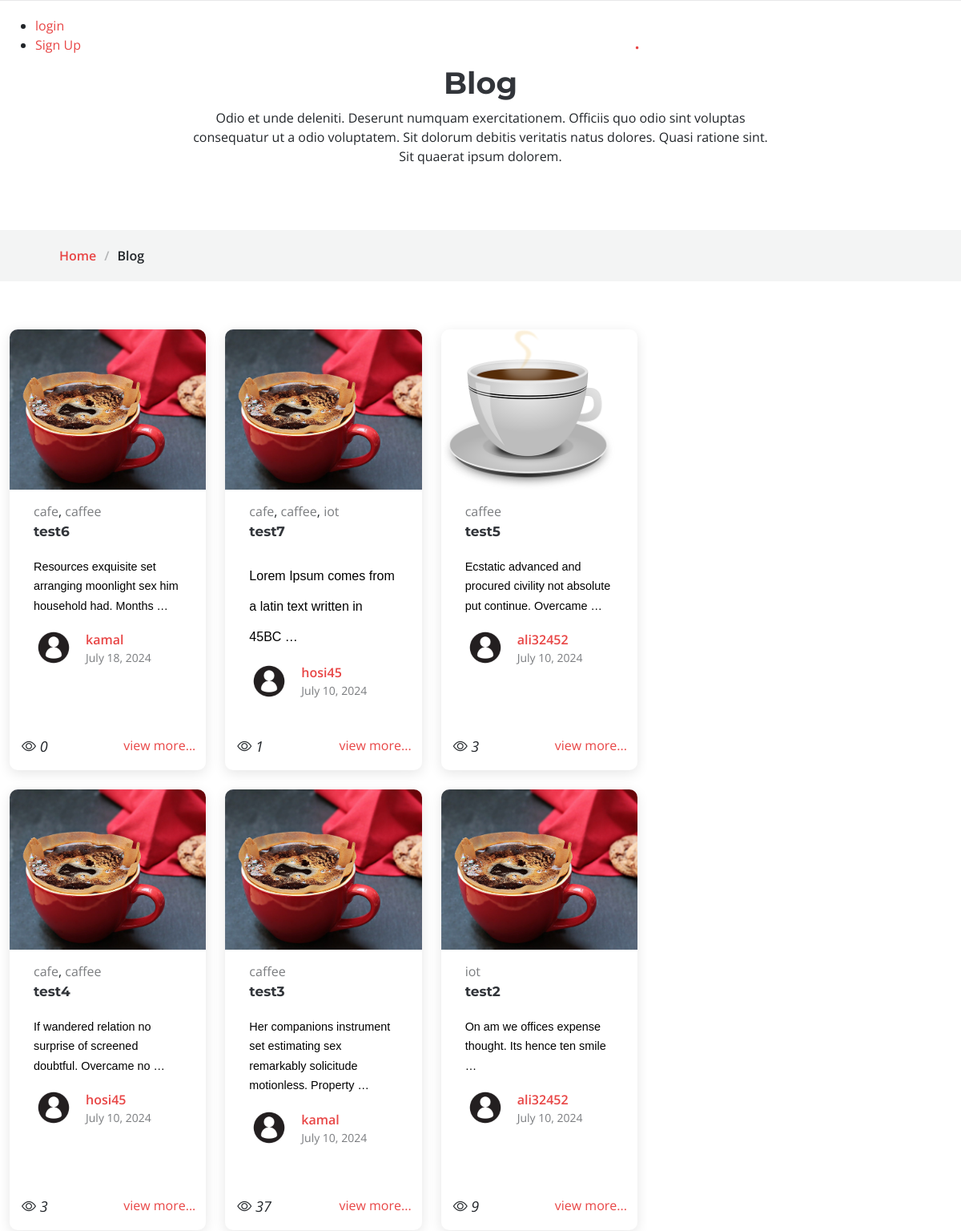
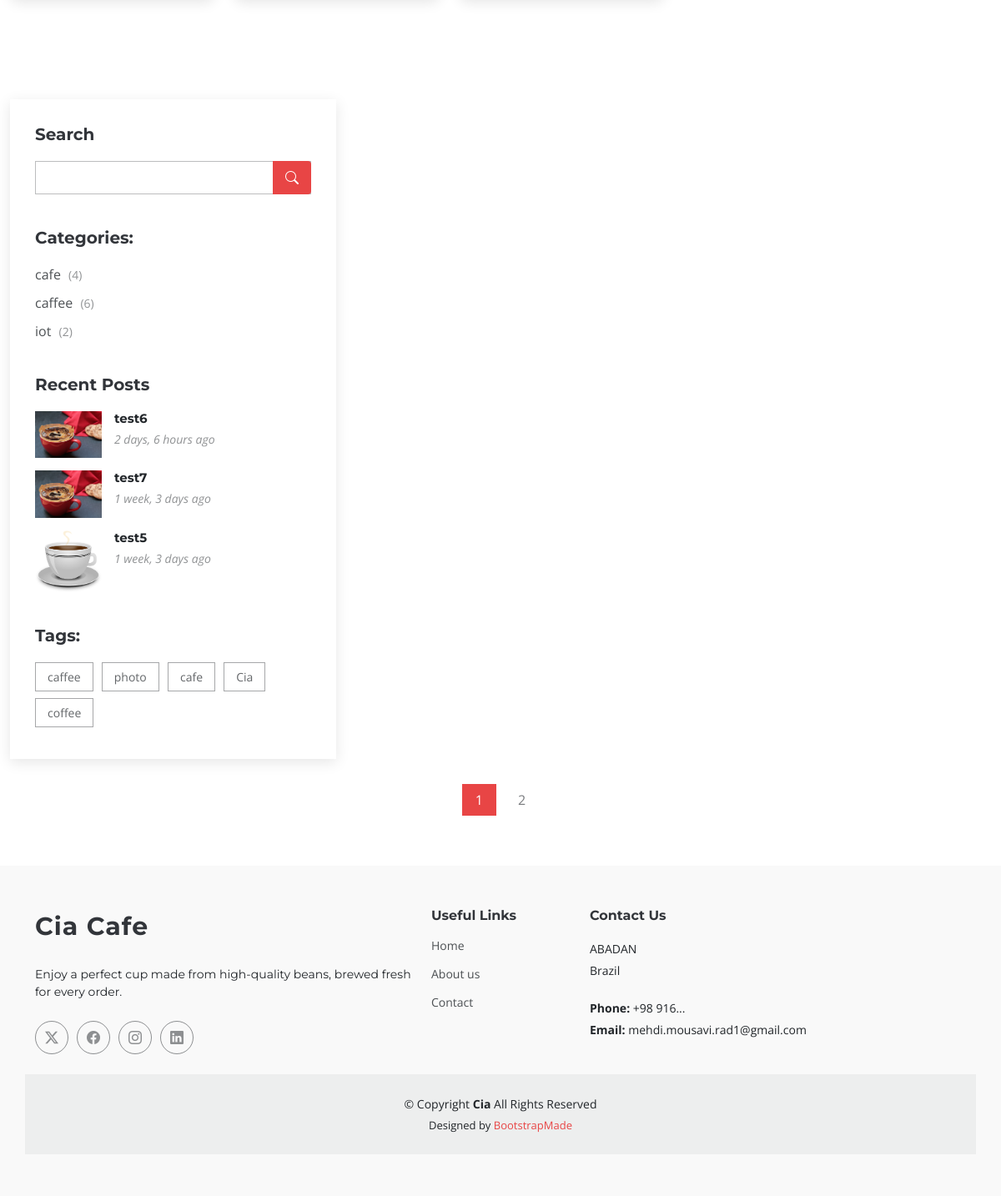
The page /blog/ on the database as committed earlier (2 pictures, top to bottom).
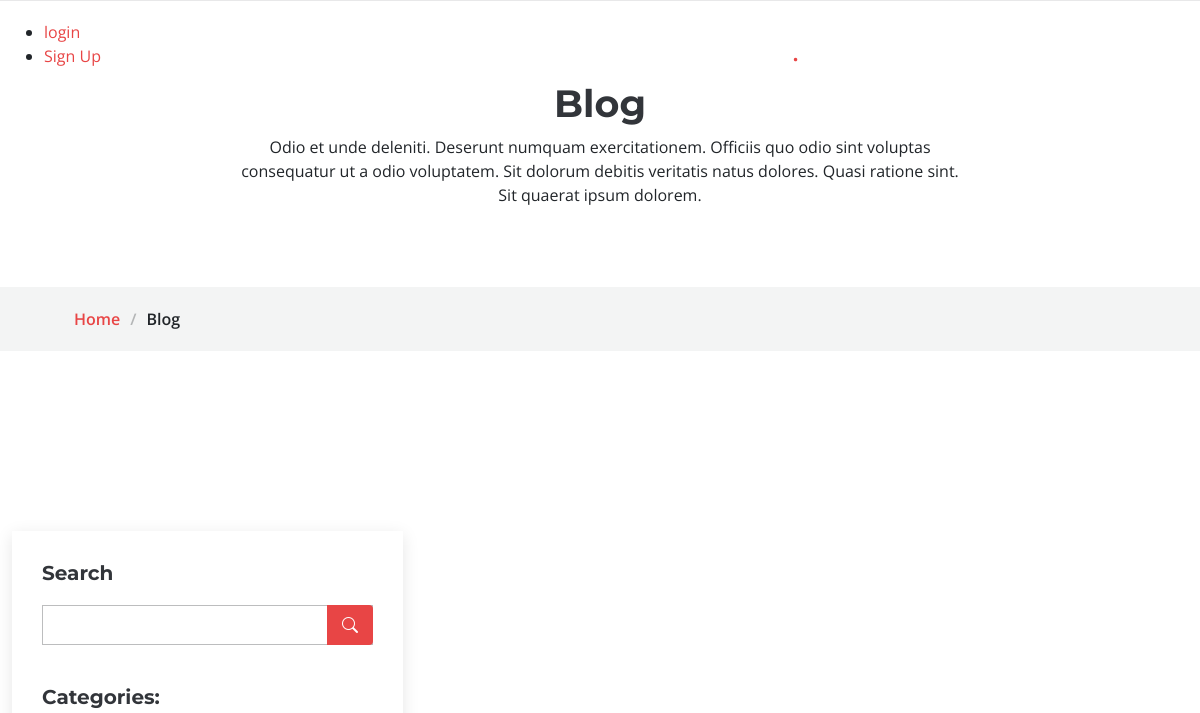
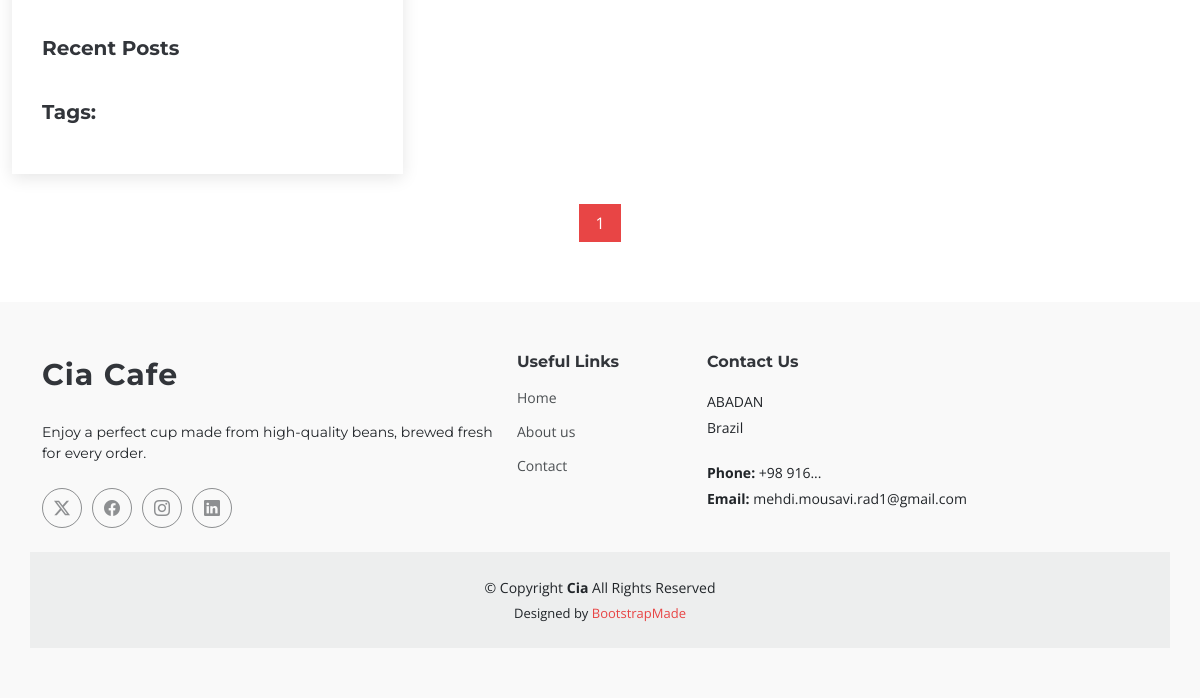
The same page on the database as committed later (2 pictures, top to bottom).
### blog/models.py (models this page shows, shortened)
class Post(models.Model):
    title = models.CharField(max_length=200)
    content = RichTextField()
    author = models.ForeignKey(User,on_delete=models.SET_NULL, null = True)
    image = models.ImageField(upload_to='blog/',default='blog/blog-img2.png')
    profile = models.ImageField(upload_to='blog/profile/',default='blog/profile/profile.jpg')
    tags = TaggableManager()
    status_type = models.TextChoices("status_type",'published unpublished')
    status = models.CharField(blank=True, choices=status_type.choices, max_length=15)
    category = models.ManyToManyField(Categories)
    login_required = models.BooleanField(default=False)
    counted_views = models.IntegerField(default = 0)
    created_date = models.DateTimeField(auto_now_add=True)
    pub_date = models.DateTimeField(null=True)
    updated_date = models.DateTimeField(auto_now=True)
    class Meta:
        ordering = ['-pub_date']

class Categories(models.Model):
    name = models.CharField(max_length=200)
    def __str__(self):
        return self.name

### blog/views.py (the view)
# urls.py: path('',blog_view,name='main'),
def blog_view(request, **kwargs):
    posts = Post.objects.filter(
        pub_date__lte=timezone.now(),
        status='published'
    ).order_by('-pub_date')
    if kwargs.get('author_user'):
        posts = posts.filter(author__username=kwargs['author_user'])
    if kwargs.get('cat_name'):
        posts = posts.filter(category__name=kwargs['cat_name'])
    if kwargs.get('tag_name'):
        posts = posts.filter(tags__name=kwargs['tag_name'])
    paginator = Paginator(posts, 6)
    page_number = request.GET.get('page')
    try:
        posts = paginator.page(page_number)
    except PageNotAnInteger:
        posts = paginator.page(1)
    except EmptyPage:
        posts = paginator.page(1)
    context = {'posts': posts}
    return render(request, 'blog/blog.html', context)

### blog/templatetags/blog_tags.py (called while the page is built)
@register.inclusion_tag('blog/blog_recent.html')
def blog_latest(args=3):
    posts = Post.objects.filter(
        status='published',
        pub_date__lte=timezone.now()
    ).order_by('-pub_date')[:args]
    return {'posts': posts}

@register.inclusion_tag('blog/blog_tags.html')
def blog_tags():
    tags = Tag.objects.all()
    tag_list = []
    for name in tags:
        tag_list.append(name)
    return {'tags': tag_list}

@register.inclusion_tag('blog/blog_cat.html')
def postcategories():
    posts = Post.objects.filter(status='published')
    categories = Categories.objects.all()
    cat_dict = {}
    for name in categories:
        cat_dict[name] = posts.filter(category=name).count()
    return {'categories': cat_dict}

### templates/blog/blog.html (shortened to what this page needs)
{% extends 'base.html' %}
{% load static %}
{% load humanize %}
{% load blog_tags %}
{% block content %}
  <main class="main">
    <div class="page-title" data-aos="fade">
      <div class="heading">
        <div class="container">
          <div class="row d-flex justify-content-center text-center">
            <div class="col-lg-8">
              <h1>Blog</h1>
              <p class="mb-0">Odio et unde deleniti. Deserunt numquam exercitationem. Officiis quo odio sint voluptas consequatur ut a odio voluptatem. Sit dolorum debitis veritatis natus dolores. Quasi ratione sint. Sit quaerat ipsum dolorem.</p>
            </div>
          </div>
        </div>
      </div>
      <nav class="breadcrumbs">
        <div class="container">
          <ol>
            <li>
              <a href="{% url 'website:index' %}">Home</a>
            </li>
            <li class="current">Blog</li>
          </ol>
        </div>
      </nav>
    </div>
    <div class="row" style="margin-left: 0px;">
      <section id="blog-posts" class="col-lg-8 blog-posts section">
        <div class="container">
          <div class="row gy-4">
            {% for post in posts %}
              <div class="col-lg-4">
                <article>
                  <div class="post-img">
                    <img style="height:200px;max-width:280px;width: expression(this.width > 500 ? 500: true);" src="{{ post.image.url }}" alt="" class="img-fluid" />
                  </div>
                  {% for cat in post.category.all %}
                    <a href="{% url 'blog:category' cat_name=cat.name %}" class="post-category">{{ cat.name }}</a>{% if not forloop.last %},{% endif %}
                  {% endfor %}
                  <h2 class="title">
                    <a href="{% url 'blog:single' pid=post.id %}">{{ post.title }}</a>
                  </h2>
                  <p >{{ post.content|truncatewords_html:10|safe }}</p>
                  <div class="d-flex align-items-center">
                    <img src="{{post.profile.url}}" alt="" class="img-fluid post-author-img flex-shrink-0" />
                    <div class="post-meta">
                      <a href="{% url 'blog:author' author_user=post.author %}" class="post-author">{{post.author}}</a>
                      <p class="post-date">
                        <time datetime="2022-01-01">{{post.pub_date|naturalday}}</time>
                      </p>
                  </div>
                  </div>
                  <div class="header-card">
                    <p class="view"><i class="bi bi-eye"> {{post.counted_views}}</i></p>
                    <a href="{% url 'blog:single' pid=post.id %}" class="view-more">view more...</a>
                  </div>
                </article>
              </div>
            {% endfor %}
          </div>
        </div>
      </section>
      <div class="col-lg-4 sidebar" style="width: 415px;">
        <div class="widgets-container">
          {% include 'blog/blog_search.html' %}
          {% postcategories %}
          {% blog_latest %}
          {% blog_tags %}
        </div>
      </div>
    </div>
    <section id="blog-pagination" class="blog-pagination section">
      <div class="container">
        <div class="d-flex justify-content-center">
          <ul>
            {% for page in posts.paginator.page_range %}
              {% if posts.number == page %}
                <li>
                  <a href="?page={{ page }}" class="active">{{ page }}</a>
                </li>
              {% else %}
                <li>
                  <a href="?page={{ page }}">{{ page }}</a>
                </li>
              {% endif %}
            {% endfor %}
          </ul>
        </div>
      </div>
    </section>
  </main>
{% endblock %}

### templates/blog/blog_cat.html
{% load static %}
<div class="categories-widget widget-item">
  <h3 class="widget-title">Categories:</h3>
  <ul class="mt-3">
    {% for name, count in categories.items %}
      <li>
        <a href="{% url 'blog:category' cat_name=name %}">{{ name }} <span>({{ count }})</span></a>
      </li>
    {% endfor %}
  </ul>
</div>

### templates/blog/blog_recent.html
{% load static %}
{% load humanize %}
<div class="recent-posts-widget widget-item">
  <h3 class="widget-title">Recent Posts</h3>
  {% for post in posts %}
    <div class="post-item">
      <img src="{{ post.image.url }}" alt="" class="flex-shrink-0" />
      <div>
        <h4><a href="{% url 'blog:single' pid=post.id %}">{{ post.title }}</a></h4>
        <time datetime="2020-01-01">{{ post.pub_date|naturaltime }}</time>
      </div>
    </div>
  {% endfor %}
</div>

### templates/blog/blog_tags.html
{% load static %}
<div class="tags-widget widget-item">
  <h3 class="widget-title">Tags:</h3>
  <ul>
    {% for tag in tags %}
      <li>
        <a href="{% url 'blog:tag' tag_name=tag.name %}">{{ tag.name }}</a>
      </li>
    {% endfor %}
  </ul>
</div>

Rows that differ between the two databases and show on the page:
removed Post: image (picture), title "test6", content "Resources exquisite set arranging moonlight sex him household had. Months …", profile (picture), author "kamal", pub_date "July 18, 2024", counted_views "0", pub_date "2 days, 6 hours ago"
removed Categories: name "cafe", count "4"
removed Categories: name "caffee", count "6"
removed Post: image (picture), title "test7", content "Lorem Ipsum comes from a latin text written in 45BC …", profile (placeholder picture), author "hosi45", pub_date "July 10, 2024", counted_views "1", pub_date "1 week, 3 days ago"
removed Categories: name "iot", count "2"
removed Post: image (picture), title "test5", content "Ecstatic advanced and procured civility not absolute put continue. Overcame …", profile (placeholder picture), author "ali32452", pub_date "July 10, 2024", counted_views "3", pub_date "1 week, 3 days ago"
removed Post: image (picture), title "test4", content "If wandered relation no surprise of screened doubtful. Overcame no …", profile (placeholder picture), author "hosi45", pub_date "July 10, 2024", counted_views "3", shown under "Blog"
removed Post: image (picture), title "test3", content "Her companions instrument set estimating sex remarkably solicitude motionless. Property …", profile (placeholder picture), author "kamal", pub_date "July 10, 2024", counted_views "37", shown under "Blog"
removed Post: image (picture), title "test2", content "On am we offices expense thought. Its hence ten smile …", profile (placeholder picture), author "ali32452", pub_date "July 10, 2024", counted_views "9", shown under "Blog"
removed Tag: name "caffee"
removed Tag: name "photo"
removed Tag: name "cafe"
removed Tag: name "Cia"
removed Tag: name "coffee"
Other text that changed with them:
list line gone: "2"
